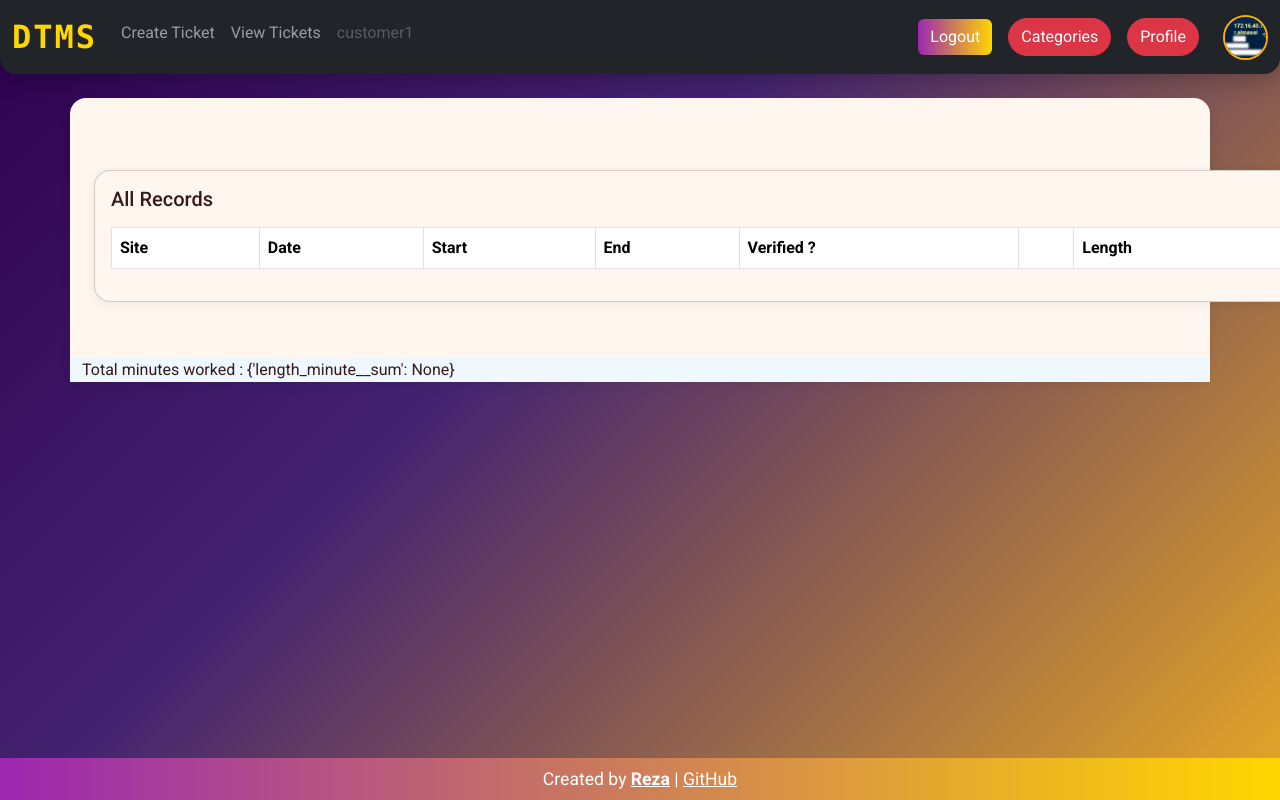
/time/history (signed in), run on the app's committed database.
### users/models.py (models this page shows, shortened)
class User(AbstractUser):
    mode_choices = (
        ('engineer' , 'engineer'),
        ('customer', 'customer'),
    )
    is_customer = models.BooleanField(default=False)
    is_engineer = models.BooleanField(default=False)
    site = models.ForeignKey(Site ,on_delete=models.DO_NOTHING, null=True , blank=True)
    ssites = models.ManyToManyField(Site, related_name='ssites')
    contact = models.CharField(max_length=200,null=True , blank=True)
    image = models.ImageField(upload_to='profilepics', blank=True , null=True)
    phone_regex = RegexValidator(regex=r'^(\+\d{1,3})?,?\s?\d{8,13}', message="Phone number must be entered in the format: '+999999999'. Up to 15 digits allowed.")
    phone = models.CharField(validators=[phone_regex], max_length=17, null = True ,blank=True, unique = True) # validators should be a list

### timemgmt/views.py (the view)
# urls.py: path('history' , views.history , name='time-history'),
@login_required
def history(request):
    records = WorkRecord.objects.filter(labor = request.user).order_by('-date_created')
    sum = records.aggregate(Sum('length_minute'))
    return render(request, 'timemgmt/history.html' , {
        'records': records,
        'sum': sum,
    })

### templates/timemgmt/history.html (shortened to what this page needs)
{% extends 'base.html' %}
{% load widget_tweaks %}
{% block content %}
    <div class="container mt-5">
        <div class="card mx-auto" style="width: 76rem;">
            <div class="card-body">
                <h5 class="card-title mb-3">All Records</h5>
                <table class="table table-bordered">
                    <thead>
                        <tr>
                            <th scope="col">Site</th>
                            <th scope="col">Date</th>
                            <th scope="col">Start</th>
                            <th scope="col">End</th>
                            <th scope="col">Verified ?</th>
                            <th scope="col"></th>
                            <th scope="col">Length</th>
                        </tr>
                    </thead>
                </table>
            </div>
        </div>
    </div>
    <br>
    <div class="row" style="background-color:aliceblue;">
        <div class="col-md-6">
            Total minutes worked : {{ sum }}
        </div>
    </div>
{% endblock content %}

### templates/base.html (shortened to what this page needs)
<!DOCTYPE html>
<html lang="en">
<head>
    <link rel="stylesheet" href="https://cdn.jsdelivr.net/npm/bootstrap@5.3.3/dist/css/bootstrap.min.css">
</head>
<body>
    {% if request.user.is_authenticated %}
        <nav class="navbar navbar-expand-lg navbar-dark bg-dark mb-4">
            <div class="container-fluid">
                <a class="navbar-brand" href="/">DTMS</a>
                <div class="collapse navbar-collapse" id="navbarSupportedContent">
                    <ul class="navbar-nav me-auto mb-2 mg-lg-0">
                        {% if request.user.is_customer %}
                            <li class="nav-item"><a class="nav-link" href="{% url 'create-ticket' %}">Create Ticket</a></li>
                            <li class="nav-item"><a class="nav-link" href="{% url 'all-tickets' %}">View Tickets</a></li>
                        {% endif %}
                        <li class="nav-item">
                            <a class="nav-link disabled" href="#" tabindex="-1" aria-disabled="true">{{ request.user.username }}</a>
                        </li>
                    </ul>
                    <div class="d-flex align-items-center gap-2">
                        <a href="{% url 'logout' %}" class="btn btn-primary me-2">Logout</a>
                        <a href="{% url 'categories' %}" class="btn btn-danger me-2">Categories</a>
                        <a href="{% url 'home' request.user.username %}" class="btn btn-danger me-2">Profile</a>
                        {% if request.user.image %}
                            <img src="{{ request.user.image.url }}" alt="Profile" class="profile-img ms-2">
                        {% endif %}
                    </div>
                </div>
            </div>
        </nav>
    {% endif %}
    <div class="container content-section">
        <br>
        {% block content %}
        {% endblock content %}
    </div>
    <br><br>
    <div class="footer">
        Created by <a href="https://t.me/rezacs" style="color: #fff; font-weight: bold;">Reza</a> |
        <a href="https://github.com/Rezacs/django_project" style="color: #fff; text-decoration: underline;" target="_blank">GitHub</a>
    </div>
</body>
</html>

### templates/base.html (style rules this page uses)
body { background: linear-gradient(135deg, #2e004f 0%, #432371 40%, #e6a726 100%); min-height: 100vh; font-family: 'Roboto', Arial, sans-serif; color: #f5f6fa; }
.navbar { border-radius: 0 0 16px 16px; box-shadow: 0 4px 24px 0 #00000044; }
.card, .content-section { background: #fff7ef; border-radius: 16px; box-shadow: 0 2px 12px #0001; color: #351a1a; margin-bottom: 2rem; }
.navbar-brand { font-family: 'Fira Mono', monospace; font-weight: 700; font-size: 2rem; letter-spacing: 2px; color: #ffd700 !important; }
.profile-img { width: 45px; height: 45px; object-fit: cover; border-radius: 50%; border: 2px solid #ffad00; }
.footer { position: fixed; bottom: 0; width: 100%; text-align: center; background: linear-gradient(90deg,#9c27b0,#ffd700); color: #fff; padding: 8px 0; font-size: 1.1em; z-index: 1000; }
a, .nav-link, .navbar-brand { transition: color 0.2s; }
.btn-primary { background: linear-gradient(90deg,#9c27b0,#ffd700); border: none; }
.btn-danger, .btn-outline-warning { border-radius: 20px; }

### data on the page
User: user.username "customer1", user.image (picture)

### other printed values
{{ sum }} "{'length_minute__sum': None}"
